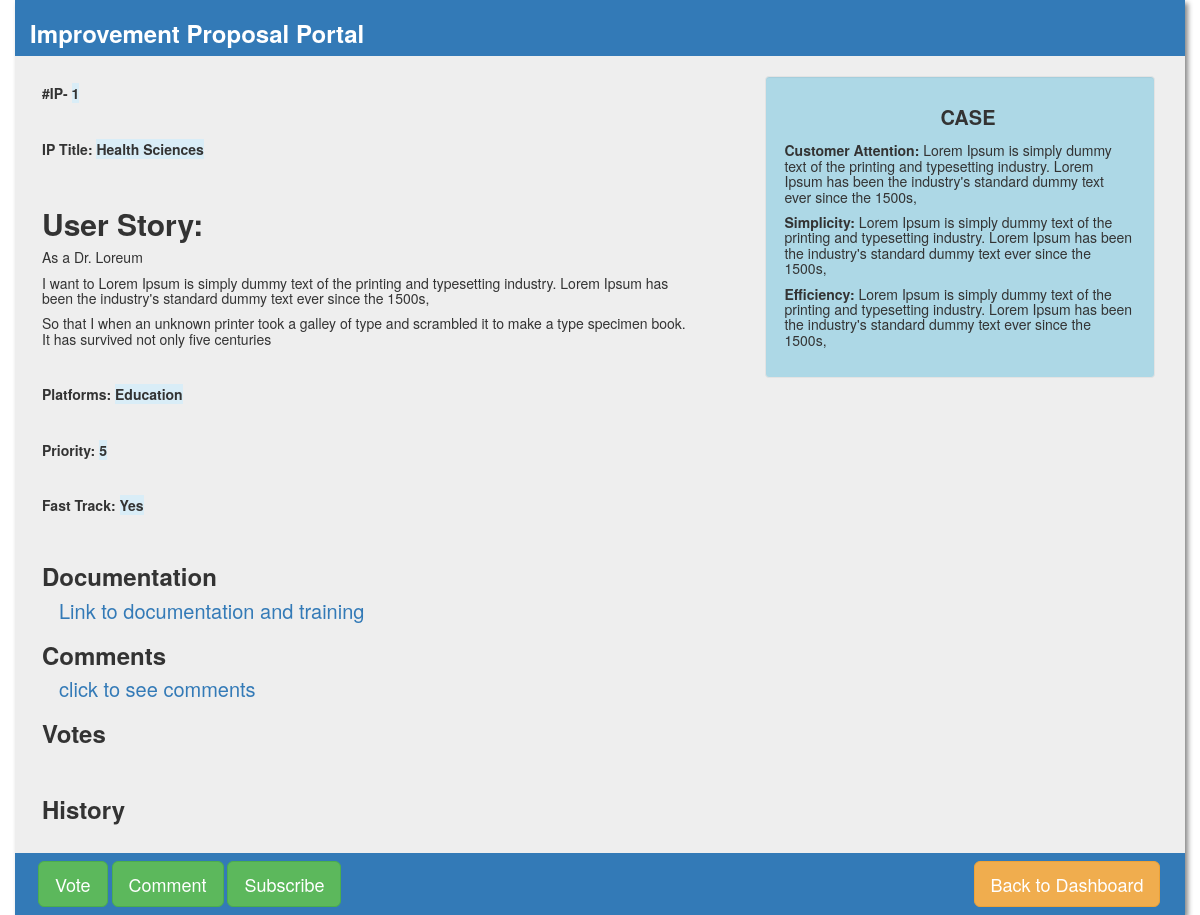
Screenshot of /IPdetail.php?IPid=1 with the database file from the repository.
### tables this page shows
CREATE TABLE IF NOT EXISTS `ipdetail` (
  `IPid` int(10) NOT NULL AUTO_INCREMENT,
  `title` varchar(255) NOT NULL,
  `platform` varchar(255) NOT NULL,
  `user` varchar(50) NOT NULL,
  `feature` varchar(1000) NOT NULL,
  `benefits` varchar(1000) NOT NULL,
  `ca` varchar(1000) NOT NULL,
  `s` varchar(1000) NOT NULL,
  `e` varchar(1000) NOT NULL,
  `priority` varchar(50) NOT NULL,
  `fasttrack` varchar(3) NOT NULL DEFAULT 'N',
  `file` varchar(255) DEFAULT NULL,
  PRIMARY KEY (`IPid`),
  KEY `IPid` (`IPid`),
  KEY `IPid_2` (`IPid`),
  KEY `IPid_3` (`IPid`),
  KEY `IPid_4` (`IPid`)
);

### ipdetail.php (the view, shortened to what this page needs)
<?php
require "db.php";
$IPid=$_GET['IPid'];
$result=$mysqli->query("SELECT * FROM ipdetail where IPid=$IPid ");
$IPinfo=$result->fetch_assoc();
?>
<!DOCTYPE HTML>
<html lang="en-US">
<head>
	<link rel="stylesheet" href="css/bootstrap.min.css" />
	<link rel="stylesheet" href="css/style.css" />
</head>
<body>
 <div class="container" style="background:#eeeeee"  >
	<div class="row bg-primary">
	   <div class="col-lg-12 col-md-12 col-sm-12 col-xm-12">
		 <h3 class="align-left"><b>Improvement Proposal Portal</b></h3>
	   </div>
	</div></br>
	<div class="row">
			<div class="col-lg-7" style="margin-left:12px;">
			  <p> <h5><b>#IP- <font class="bg-info"><?php echo $IPinfo['IPid'] ;   ?></font> </b></h5></p></br>
			  <p> <h5><b>IP Title: <font class="bg-info"><?php echo $IPinfo['title'] ;   ?></font></b></h5></p></br>
			  <h2><b>User Story:</b></h2>
			  <p> <h5>As a <?php echo $IPinfo['user'] ;   ?></h5></p>
			  <p> <h5>I want to <?php echo $IPinfo['feature'] ;   ?> </h5></p>
			  <p> <h5>So that I <?php echo $IPinfo['benefits'] ;   ?> </h5></p></br>
			  <p> <h5><b>Platforms:   <font class="bg-info"><?php echo $IPinfo['platform'] ;   ?></font></b> </h5></p></br>
			   <p> <h5><b>Priority:  <font class="bg-info"><?php echo $IPinfo['priority'] ;   ?></font></b> </h5></p></br>
			   <p> <h5><b>Fast Track: <font class="bg-info"><?php if($IPinfo['fasttrack']) { echo "Yes";} else{ echo "No"; } ?></font></b>  </h5></p></br>
			   <h3><b>Documentation</b></h3>
			   <h4 class="text-primary"><a href="http://bit.ly/2jcHlV5">Link to documentation and training</a></h4>
			   <h3><b>Comments</b></h3>
			     <h4 class="text-primary"><a href="#CommentBoxjumbotron" data-toggle="collapse">click to see comments</a></h4>
			   <h3><b>Votes</b></h3></br>
			   <h3><b>History</b></h3></br>
			</div>
			<div class="col-lg-4 well" style="margin-left:55px;">
			<h4 Class="text-center"><b> CASE</b></h4>
			  <p> <h5><b>Customer Attention: </b>  <font color=""><?php echo $IPinfo['ca'] ;   ?></font></h5></p>
			  <p> <h5><b>Simplicity:   </b><font color=""><?php echo $IPinfo['s'] ;   ?></font></h5></p>
			  <p> <h5><b>Efficiency:   </b><font color="" ><?php echo $IPinfo['e'] ;   ?></font> </h5></p>
			</div>
	</div>
	<div class="row bg-primary" style="padding:8px;">
		   <div class="col-lg-9">
					<a href="#"><button type="button" title="Add Vote" class="btn btn-success btn-lg">Vote</button></a>
					<a href="comment.php?IPid=<?php echo $_GET['IPid'];?>"> <button type="button" title="Add Comment"
					class="btn btn-success btn-lg">Comment</button></a>
					<a href="#"><button type="button" title="Subscribe" class="btn btn-success btn-lg">Subscribe</button></a>
		   </div>
		   <div class="col-lg-2" style="margin-left:70px;">
					<a href="index.php"><button style="margin-right:15px;" type="button" title="Back To Entry Page"
					  class="btn btn-warning btn-lg">Back to Dashboard</button></a>
		   </div>
	 </div>
   </div>
</body>
</html>

### css/style.css (style rules this page uses)
h4 { margin-left:17px; margin-bottom:15px; color:#333; font-size:20px; }
.container { box-shadow:3px 3px 5px #888 }
.well { background-color:lightblue; margin-left:40px; }

### rows the page displays
ipdetail: IPid "1", title "Health Sciences", user "Dr. Loreum", feature "Lorem Ipsum is simply dummy text of the printing and typesetting industry. Lorem Ipsum has been the industry's standard dummy text ever since the 1500s,", benefits "when an unknown printer took a galley of type and scrambled it to make a type specimen book. It has survived not only five centuries", platform "Education", priority "5", ca "Lorem Ipsum is simply dummy text of the printing and typesetting industry. Lorem Ipsum has been the industry's standard dummy text ever since the 1500s,", s "Lorem Ipsum is simply dummy text of the printing and typesetting industry. Lorem Ipsum has been the industry's standard dummy text ever since the 1500s,", e "Lorem Ipsum is simply dummy text of the printing and typesetting industry. Lorem Ipsum has been the industry's standard dummy text ever since the 1500s,"
